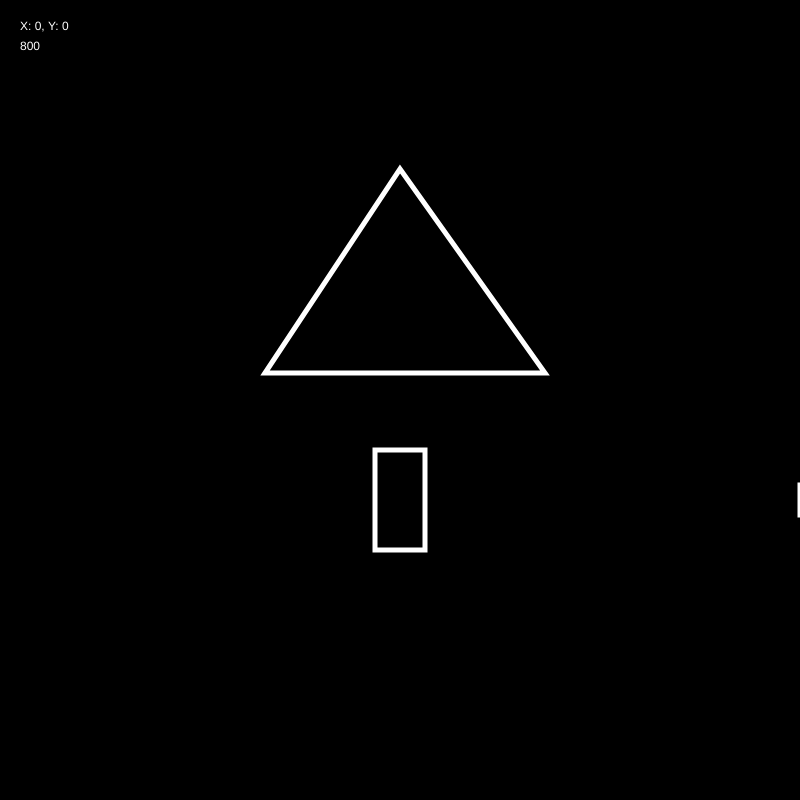
Frame 1 (no input)
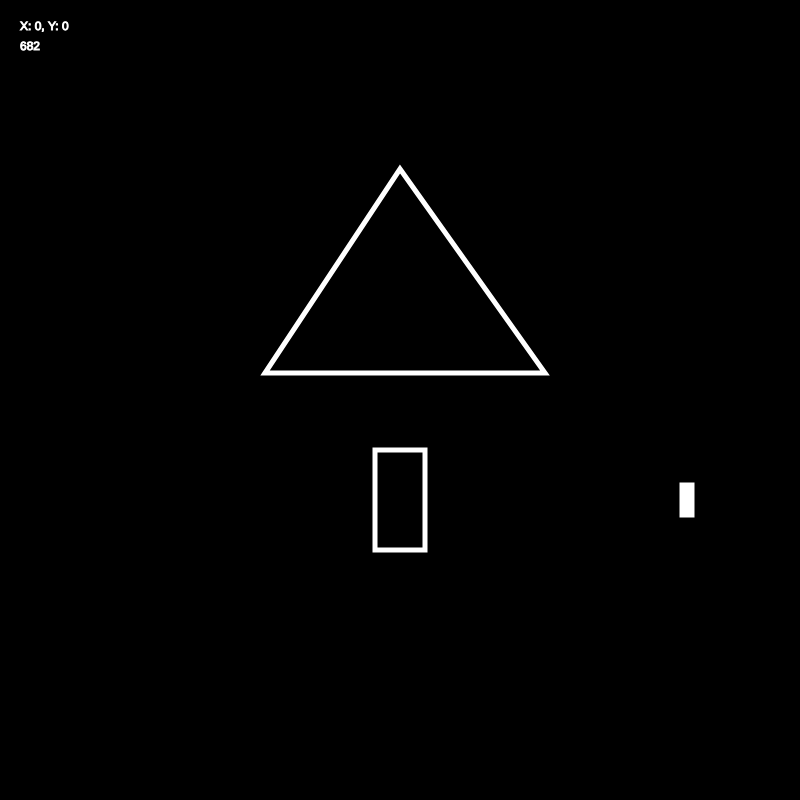
Frame 60 (no input)
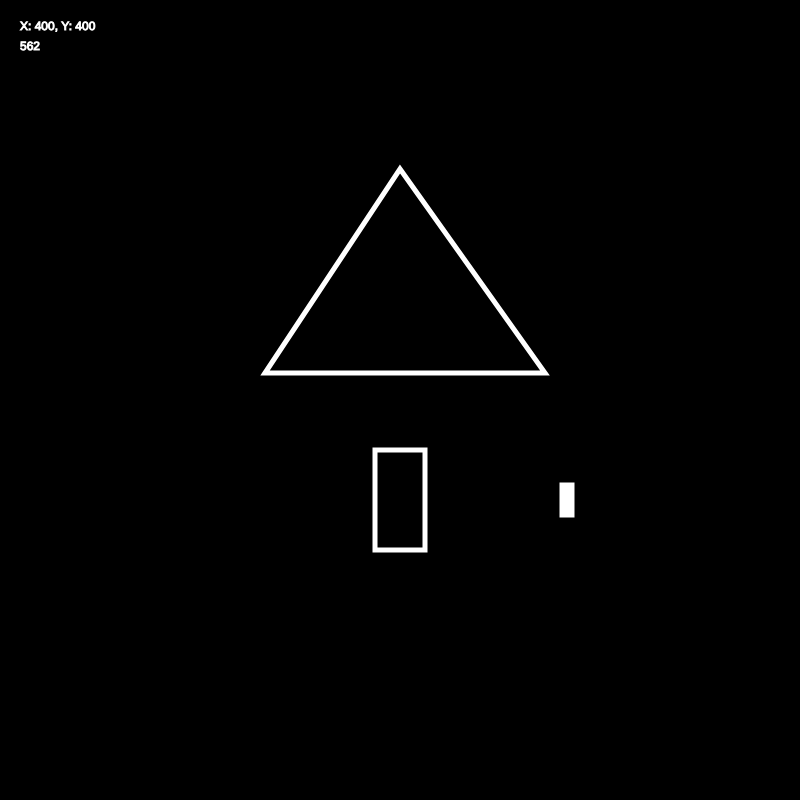
Frame 120 (the mouse pressed at the canvas centre since frame 60)

The p5.js sketch that drew these frames (run headless with seeded random() and noise() and a simulated clock; from frame 60 on, the mouse is pressed at the canvas centre):

// p5.js sketch
// ── sketch.js
var backgroundColor;
var isOverRectangle; // boolean!

let rectWidth = 10;
let rectHeight = 30;

let x = 800;
let y = 485;
 
function setup() {
  // set canvas size
  createCanvas(800, 800);
  backgroundColor = color(0, 0, 0);


}
 
function draw() {
  background(backgroundColor);

  // Delete later - This is to show mouse coordinates during setup.
  let coordText = `X: ${mouseX}, Y: ${mouseY}`;
  
  // Delete later - This is also to show mouse coordinates during setup
  fill(255);
  strokeWeight(1);
  text(coordText, 20, 30);
  text(x, 20, 50);
  
  // draw the triangle
  stroke(255);
  strokeWeight(5);
  
  if(isOverRectangle == true) {
    fill(255, 165, 0);
    cursor(HAND); // change the cursor!
  } 
  else {
    fill(0); 
    cursor(ARROW); 
  }

  triangle(265, 373, 400, 169, 545, 373);

  // draw interaction space rectangle
  rect(375, 450, 50, 100);

  // draw moving rectangle
  fill(255, 255, 255);
  rect(x, y, rectWidth, rectHeight);

    if(x < -rectWidth) {
    x = width;
  }
  
  x -= 2;
  
// interaction when moving rectangle is in interaction space
  if(x > 375 && x < 425){
    if (keyIsDown(32)) {
      text("Success!", 50, 50);
    }
  }
}
 
function mousePressed() {
  // we check if we are over the rectangle when the mouse is pressed
  if(isOverRectangle == true) {
    backgroundColor = color(random(255), random(255), random(255));
  }
}
// ── style.css
/* Shared look for the week 7 examples. Colors match the slides. */

html, body {
  margin: 0;
  padding: 0;
}

body {
  min-height: 100vh;
  display: flex;
  flex-direction: column;
  align-items: center;
  background: #1e1f1c;
  color: #e8e8e3;
  font-family: system-ui, -apple-system, "Helvetica Neue", Arial, sans-serif;
  font-size: 15px;
}

/* the header above the sketch */
.bar {
  width: 100%;
  max-width: 900px;
  box-sizing: border-box;
  display: flex;
  justify-content: space-between;
  align-items: center;
  gap: 16px;
  padding: 14px 16px;
}

.hint {
  color: #9a9b94;
  margin-left: 8px;
}

nav {
  display: flex;
  align-items: center;
  gap: 14px;
}

nav a {
  color: #f92672;
  text-decoration: none;
}

button {
  font: inherit;
  background: #3a3b36;
  color: #fff;
  border: 0;
  border-radius: 6px;
  padding: 6px 12px;
  cursor: pointer;
}

button:hover {
  background: #4c4d47;
}

/* p5 creates the canvas; center it under the header */
canvas {
  display: block;
  margin: 8px auto;
  box-shadow: 0 10px 30px rgba(0, 0, 0, 0.5);
}

/* in fullscreen only the canvas is visible */
:fullscreen .bar {
  display: none;
}

:fullscreen canvas {
  margin: 0;
  box-shadow: none;
}
